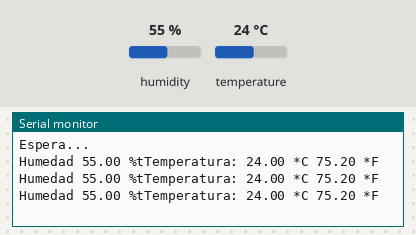
Recording of a sketch running on a simulated Arduino Uno, built with avr-gcc and run on an emulated ATmega328P. Shown: the last lines printed to the serial monitor. The inputs (shaded band) are chosen by the test bench; at power-on: humidity 55 %, temperature 24 °C.

Above: at 3.8 s.
3.9 s: humidity set to 22 %
At 5.5 s:
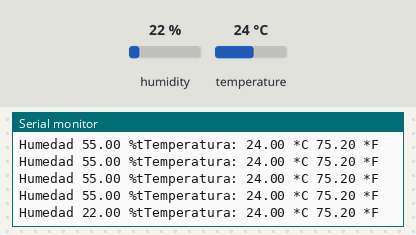
6.7 s: temperature set to 12 °C
At 7.8 s:
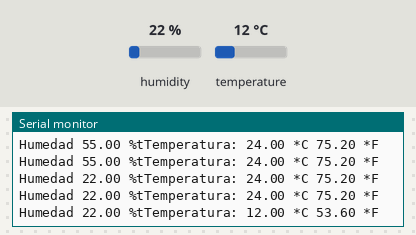
9.5 s: humidity set to 40 %
At 10.9 s:
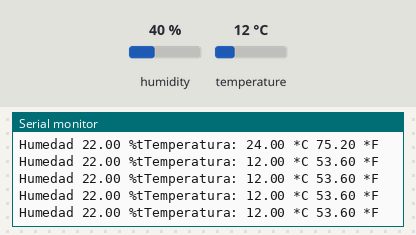
Timing chart, 0 to 12.5 s (numbered marks = the images above; inputs shaded):
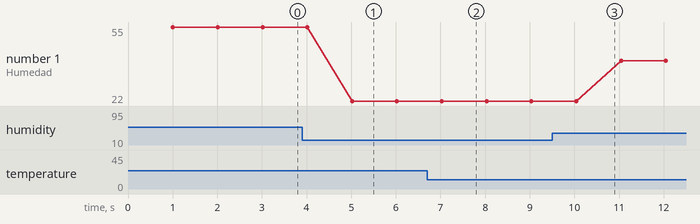

The sketch:

DHT_solo.ino
```cpp
/* Este código es para probrar el correcto funcionamiento del sensor de humedad y temperatura
   puedes encontrar el esquematico y mas detalles de como conectarlo en el repositorio de Github:
   https://github.com/klhernandez42/HuertoInteligente
*/

#include "DHT.h" //Libreria del sensor de humedad y temperatura

#define DHTPIN 10 // Pin donde está conectado el sensor de humedad y temperatura

//Descomenta la linea según la clase del sensor que usas
//#define DHTTYPE DHT11 // (suele ser azul)
#define DHTTYPE DHT22   // (suele ser blanco)

DHT dht(DHTPIN, DHTTYPE);

void setup() {
  Serial.begin(9600);
  Serial.println("Espera...");//mensaje mientras se inicializan
  dht.begin(); //captura de las lecturas
}

void loop() {
  delay(1000);
  float h = dht.readHumidity();       //Leemos el nivel de Humedad
  float t = dht.readTemperature();    //Leemos la temperatura en grados Celsius
  float f = dht.readTemperature(true);//Leemos la temperatura en grados Fahrenheit

  //Enviamos las lecturas por el puerto serial hacia el monitor serie
  Serial.print("Humedad ");
  Serial.print(h);
  Serial.print(" %t");
  Serial.print("Temperatura: ");
  Serial.print(t);
  Serial.print(" *C ");
  Serial.print(f);
  Serial.println(" *F");
}
```

Measured:
- after the input at 3.9 s, the serial monitor: prints a new line after 1.1 s (image 1)
- after the input at 6.7 s, the serial monitor: prints a new line after 0.33 s (image 2)
- plotted number 1: 55 → 22 after the input at 3.9 s, 22 → 40 after the input at 9.5 s
